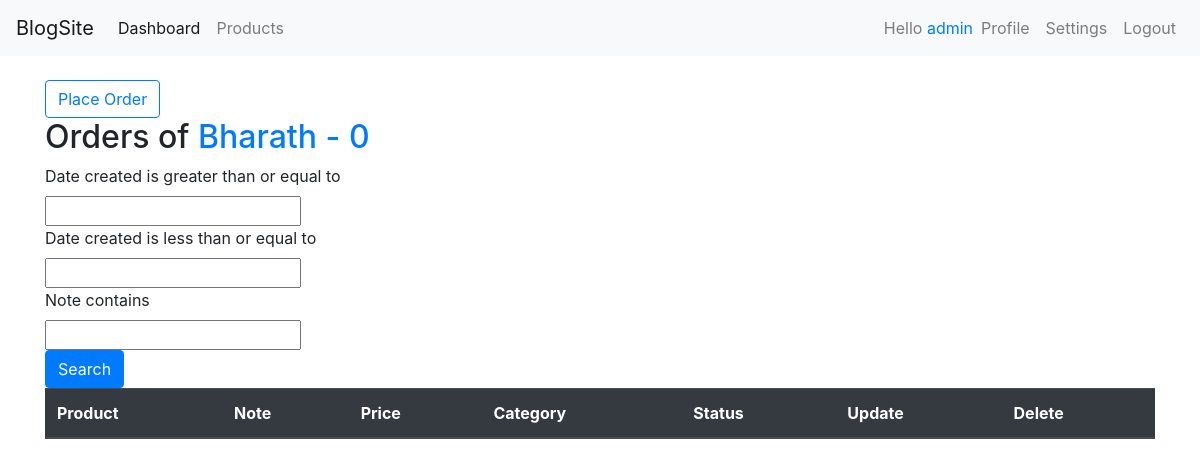
Page /customers/2 (signed in) on the earlier database version.
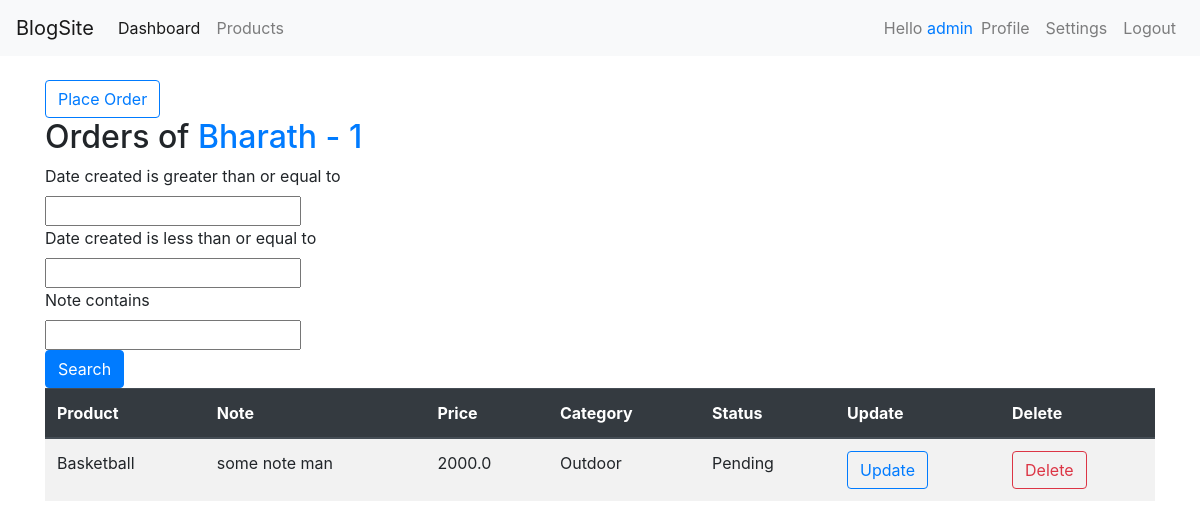
Same page on the later database version.
### accounts/models.py (models this page shows, shortened)
class Customer(models.Model):
    user=models.OneToOneField(User,null=True,on_delete=models.CASCADE)
    name=models.CharField(max_length=50)
    img=models.ImageField(null=True,blank=True)
    phone=models.CharField(max_length=12)
    email=models.EmailField(max_length=200)
    date_created=models.DateTimeField(auto_now_add=True)

class Order(models.Model):
    STA=(('Pending','Pending'),('OutForDelivery','OutForDelivery'),('Delivered','Delivered'))
    customer=models.ForeignKey(Customer,on_delete=models.SET_NULL,null=True)
    product=models.ForeignKey(Product,on_delete=models.SET_NULL,null=True)
    status=models.CharField(max_length=200,choices=STA)
    date_created=models.DateTimeField(auto_now_add=True)
    note=models.CharField(max_length=100,null=True)

class Product(models.Model):
    CAT=(('Indoor','Indoor'),('Outdoor','Outdoor'))
    name=models.CharField(max_length=20)
    price=models.FloatField(null=True)
    description=models.TextField(max_length=200)
    category=models.CharField(max_length=200,choices=CAT)
    date_created=models.DateTimeField(auto_now_add=True)
    tag=models.ManyToManyField(Tag)

### accounts/views.py (the view)
# urls.py: path('customers/<str:pk>',CustomerDetail,name='customers'),
@login_required(login_url='login')
def CustomerDetail(request,pk):
    customer=Customer.objects.get(id=pk)
    orders=customer.order_set.all()
    fil=OrderFilter(request.GET,queryset=orders)
    orders=fil.qs
    context={'customer':customer,'orders':orders,'filter':fil}
    return render(request,'accounts/customers.html',context)

### accounts/templates/accounts/customers.html (shortened to what this page needs)
{% extends 'accounts/base.html' %}
{% load crispy_forms_tags %}
{% block content %}
    <div class="container mt-4">
    <a class='btn btn-outline-primary' href="/createorder/{{customer.id}}">Place Order</a>
    <h2>Orders of <span class="text-primary">{{customer.name}} - {{orders.count}}</span></h2>
    <form method='GET'>
        {{filter.form|crispy}}
        <button type="submit" class='btn btn-primary'>Search</button>
    </form>
    <table class="table table-striped">
        <thead class="thead-dark">
         <th>Product</th>
         <th>Note</th>
         <th>Price</th>
         <th>Category</th>
         <th>Status</th>
         <th>Update</th>
        <th>Delete</th>
        </thead>
        {% for order in orders %}
        <tr>
            <td>{{order.product.name}}</td>
            <td>{{order.note}}</td>
            <td>{{order.product.price}}</td>
            <td>{{order.product.category}}</td>
            <td>{{order.status}}</td>
            <td><a href='/updateorder/{{order.id}}' class='btn btn-outline-primary'>Update</a></td>
            <td><a href='/deleteorder/{{order.id}}' class='btn btn-outline-danger'>Delete</a></td>
        </tr>
        {% endfor %}
        </table>
</div>
{% endblock %}ƒ

### accounts/templates/accounts/base.html (shortened to what this page needs)
<!doctype html>
<html lang="en">
  <head>
    <link rel="stylesheet" href="https://stackpath.bootstrapcdn.com/bootstrap/4.3.1/css/bootstrap.min.css">
  </head>
  <body>
    <nav class="navbar navbar-expand-lg navbar-light bg-light">
      <a class="navbar-brand" href="#">BlogSite</a>
      {% if user.is_staff %}
      <div class="collapse navbar-collapse" id="navbarNav">
        <ul class="navbar-nav">
          <li class="nav-item active">
            <a class="nav-link" href="/">Dashboard <span class="sr-only">(current)</span></a>
          </li>
          <li class="nav-item">
            <a class="nav-link" href="/products">Products</a>
          </li>
        </ul>
      </div>
    {% endif %}
    <div class="navbar-nav" style="margin-left:auto;">
    {% if not user.is_authenticated %}
      <li class="nav-item" >
        <a class="nav-link" href="{% url 'register' %}">Register</a>
      </li>
      <li class="nav-item" >
          <a class="nav-link" href="{% url 'login' %}">Login</a>
      </li>
    {% else %}
    <li class='navbar-text'>
      Hello <span CLASS='text-primary'>{{request.user}}</span>
    </li>
    <li class="nav-item" >
      <a class="nav-link" href="{% url 'user' %}">Profile</a>
    </li>
    <li class="nav-item" >
      <a class="nav-link" href="{% url 'useracc' %}">Settings</a>
    </li>
    <li class="nav-item">
    <a class="nav-link" href="{% url 'logout' %}">Logout</a>
    </li>
    {% endif %}
    </div>
    </nav>
      {% block content %}{% endblock %}
  </body>
</html>

Differences in the rows shown:
added Order: product.name "Basketball", note "some note man", product.price "2000.0", product.category "Outdoor", status "Pending"
Other differences:
{{ orders.count }}: "0" → "1"
